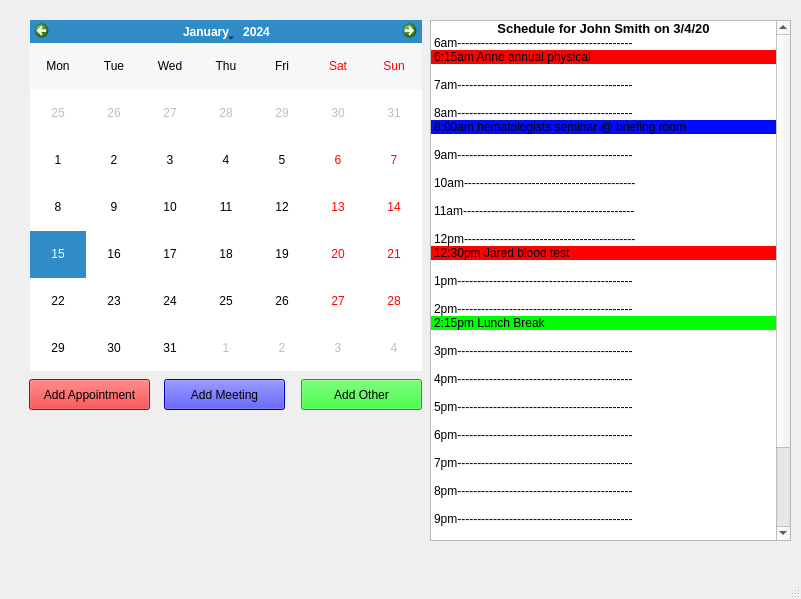
<?xml version="1.0" encoding="UTF-8"?>
<ui version="4.0">
 <class>MainWindow</class>
 <widget class="QMainWindow" name="MainWindow">
  <property name="geometry">
   <rect>
    <x>0</x>
    <y>0</y>
    <width>801</width>
    <height>599</height>
   </rect>
  </property>
  <property name="windowTitle">
   <string>MainWindow</string>
  </property>
  <widget class="QWidget" name="centralwidget">
   <widget class="QCalendarWidget" name="Schedule_calendar">
    <property name="geometry">
     <rect>
      <x>30</x>
      <y>20</y>
      <width>392</width>
      <height>351</height>
     </rect>
    </property>
    <property name="inputMethodHints">
     <set>Qt::ImhNone</set>
    </property>
    <property name="gridVisible">
     <bool>false</bool>
    </property>
    <property name="verticalHeaderFormat">
     <enum>QCalendarWidget::NoVerticalHeader</enum>
    </property>
    <property name="dateEditEnabled">
     <bool>true</bool>
    </property>
   </widget>
   <widget class="QListWidget" name="Schedule_list">
    <property name="geometry">
     <rect>
      <x>430</x>
      <y>20</y>
      <width>361</width>
      <height>521</height>
     </rect>
    </property>
    <item>
     <property name="text">
      <string>Schedule for John Smith on 3/4/20</string>
     </property>
     <property name="font">
      <font>
       <pointsize>10</pointsize>
       <weight>75</weight>
       <bold>true</bold>
      </font>
     </property>
     <property name="textAlignment">
      <set>AlignCenter</set>
     </property>
    </item>
    <item>
     <property name="text">
      <string>6am--------------------------------------------</string>
     </property>
    </item>
    <item>
     <property name="text">
      <string>6:15am Anne annual physical</string>
     </property>
     <property name="background">
      <brush brushstyle="SolidPattern">
       <color alpha="255">
        <red>255</red>
        <green>0</green>
        <blue>0</blue>
       </color>
      </brush>
     </property>
    </item>
    <item>
     <property name="text">
      <string/>
     </property>
    </item>
    <item>
     <property name="text">
      <string>7am--------------------------------------------</string>
     </property>
    </item>
    <item>
     <property name="text">
      <string/>
     </property>
    </item>
    <item>
     <property name="text">
      <string>8am--------------------------------------------</string>
     </property>
    </item>
    <item>
     <property name="text">
      <string>8:00am hematologists seminar @ briefing room</string>
     </property>
     <property name="background">
      <brush brushstyle="SolidPattern">
       <color alpha="255">
        <red>0</red>
        <green>12</green>
        <blue>255</blue>
       </color>
      </brush>
     </property>
    </item>
    <item>
     <property name="text">
      <string/>
     </property>
    </item>
    <item>
     <property name="text">
      <string>9am--------------------------------------------</string>
     </property>
    </item>
    <item>
     <property name="text">
      <string/>
     </property>
    </item>
    <item>
     <property name="text">
      <string>10am-------------------------------------------</string>
     </property>
    </item>
    <item>
     <property name="text">
      <string/>
     </property>
    </item>
    <item>
     <property name="text">
      <string>11am-------------------------------------------</string>
     </property>
    </item>
    <item>
     <property name="text">
      <string/>
     </property>
    </item>
    <item>
     <property name="text">
      <string>12pm-------------------------------------------</string>
     </property>
    </item>
    <item>
     <property name="text">
      <string>12:30pm Jared blood test</string>
     </property>
     <property name="background">
      <brush brushstyle="SolidPattern">
       <color alpha="255">
        <red>255</red>
        <green>0</green>
        <blue>0</blue>
       </color>
      </brush>
     </property>
    </item>
    <item>
     <property name="text">
      <string/>
     </property>
    </item>
    <item>
     <property name="text">
      <string>1pm--------------------------------------------</string>
     </property>
    </item>
    <item>
     <property name="text">
      <string/>
     </property>
    </item>
    <item>
     <property name="text">
      <string>2pm--------------------------------------------</string>
     </property>
    </item>
    <item>
     <property name="text">
      <string>2:15pm Lunch Break</string>
     </property>
     <property name="background">
      <brush brushstyle="SolidPattern">
       <color alpha="255">
        <red>0</red>
        <green>255</green>
        <blue>0</blue>
       </color>
      </brush>
     </property>
    </item>
    <item>
     <property name="text">
      <string/>
     </property>
    </item>
    <item>
     <property name="text">
      <string>3pm--------------------------------------------</string>
     </property>
    </item>
    <item>
     <property name="text">
      <string/>
     </property>
    </item>
    <item>
     <property name="text">
      <string>4pm--------------------------------------------</string>
     </property>
    </item>
    <item>
     <property name="text">
      <string/>
     </property>
    </item>
    <item>
     <property name="text">
      <string>5pm--------------------------------------------</string>
     </property>
    </item>
    <item>
     <property name="text">
      <string/>
     </property>
    </item>
    <item>
     <property name="text">
      <string>6pm--------------------------------------------</string>
     </property>
    </item>
    <item>
     <property name="text">
      <string/>
     </property>
    </item>
    <item>
     <property name="text">
      <string>7pm--------------------------------------------</string>
     </property>
    </item>
    <item>
     <property name="text">
      <string/>
     </property>
    </item>
    <item>
     <property name="text">
      <string>8pm--------------------------------------------</string>
     </property>
    </item>
    <item>
     <property name="text">
      <string/>
     </property>
    </item>
    <item>
     <property name="text">
      <string>9pm--------------------------------------------</string>
     </property>
    </item>
    <item>
     <property name="text">
      <string/>
     </property>
    </item>
    <item>
     <property name="text">
      <string>10pm-------------------------------------------</string>
     </property>
    </item>
    <item>
     <property name="text">
      <string/>
     </property>
    </item>
    <item>
     <property name="text">
      <string>11pm-------------------------------------------</string>
     </property>
    </item>
    <item>
     <property name="text">
      <string/>
     </property>
    </item>
    <item>
     <property name="text">
      <string>12am-------------------------------------------</string>
     </property>
    </item>
    <item>
     <property name="text">
      <string/>
     </property>
    </item>
    <item>
     <property name="text">
      <string/>
     </property>
    </item>
   </widget>
   <widget class="QPushButton" name="Schedule_appt">
    <property name="geometry">
     <rect>
      <x>29</x>
      <y>379</y>
      <width>121</width>
      <height>31</height>
     </rect>
    </property>
    <property name="autoFillBackground">
     <bool>false</bool>
    </property>
    <property name="styleSheet">
     <string notr="true">background-color: rgb(255, 0, 0);</string>
    </property>
    <property name="text">
     <string>Add Appointment</string>
    </property>
   </widget>
   <widget class="QPushButton" name="Schedule_meeting">
    <property name="geometry">
     <rect>
      <x>164</x>
      <y>379</y>
      <width>121</width>
      <height>31</height>
     </rect>
    </property>
    <property name="styleSheet">
     <string notr="true">background-color: rgb(0, 0, 255);</string>
    </property>
    <property name="text">
     <string>Add Meeting</string>
    </property>
   </widget>
   <widget class="QPushButton" name="Schedul_other">
    <property name="geometry">
     <rect>
      <x>301</x>
      <y>379</y>
      <width>121</width>
      <height>31</height>
     </rect>
    </property>
    <property name="styleSheet">
     <string notr="true">background-color: rgb(0, 255, 0);</string>
    </property>
    <property name="text">
     <string>Add Other</string>
    </property>
   </widget>
  </widget>
  <widget class="QMenuBar" name="menubar">
   <property name="geometry">
    <rect>
     <x>0</x>
     <y>0</y>
     <width>801</width>
     <height>26</height>
    </rect>
   </property>
  </widget>
  <widget class="QStatusBar" name="statusbar"/>
 </widget>
 <resources/>
 <connections/>
</ui>
